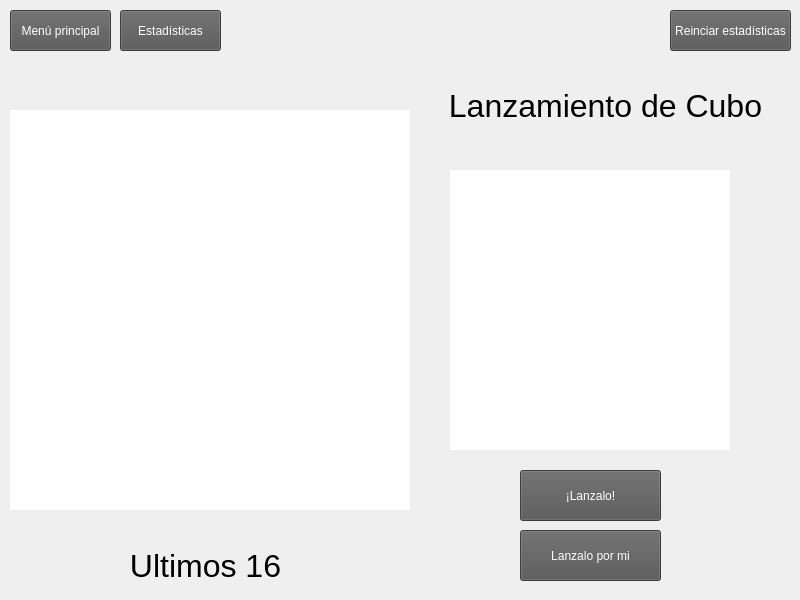
<?xml version="1.0" encoding="UTF-8"?>
<ui version="4.0">
 <class>formcubo</class>
 <widget class="QMainWindow" name="formcubo">
  <property name="geometry">
   <rect>
    <x>0</x>
    <y>0</y>
    <width>800</width>
    <height>600</height>
   </rect>
  </property>
  <property name="windowTitle">
   <string>Dado - Cubo</string>
  </property>
  <property name="windowIcon">
   <iconset>
    <normaloff>Proyecto2n/Recursos/img/logo.png</normaloff>Proyecto2n/Recursos/img/logo.png</iconset>
  </property>
  <property name="styleSheet">
   <string notr="true">background-image: url(Proyecto2n/Recursos/img/fondoelemento.png);
background-repeat: no-repeat;</string>
  </property>
  <widget class="QWidget" name="centralwidget">
   <widget class="QGraphicsView" name="graphicsView">
    <property name="geometry">
     <rect>
      <x>10</x>
      <y>110</y>
      <width>400</width>
      <height>400</height>
     </rect>
    </property>
    <property name="styleSheet">
     <string notr="true">background-image: url(Proyecto2n/Recursos/img/tapete.png);
background-repeat: no-repeat;
border-style: none;
background-size: 80px 60px;</string>
    </property>
   </widget>
   <widget class="QLabel" name="label">
    <property name="geometry">
     <rect>
      <x>390</x>
      <y>60</y>
      <width>431</width>
      <height>91</height>
     </rect>
    </property>
    <property name="font">
     <font>
      <pointsize>24</pointsize>
     </font>
    </property>
    <property name="layoutDirection">
     <enum>Qt::LeftToRight</enum>
    </property>
    <property name="text">
     <string>Lanzamiento de Cubo</string>
    </property>
    <property name="alignment">
     <set>Qt::AlignCenter</set>
    </property>
   </widget>
   <widget class="QGraphicsView" name="pbdado">
    <property name="geometry">
     <rect>
      <x>450</x>
      <y>170</y>
      <width>280</width>
      <height>280</height>
     </rect>
    </property>
    <property name="styleSheet">
     <string notr="true">background-image: url(Proyecto2n/Recursos/img/cubo/plantilla.png);
background-repeat: no-repeat;
 border-style: none;</string>
    </property>
   </widget>
   <widget class="QPushButton" name="btnlanza">
    <property name="geometry">
     <rect>
      <x>520</x>
      <y>470</y>
      <width>141</width>
      <height>51</height>
     </rect>
    </property>
    <property name="cursor">
     <cursorShape>PointingHandCursor</cursorShape>
    </property>
    <property name="styleSheet">
     <string notr="true">background-image: url();
background-color: #555555;
color: #FFFFFF;</string>
    </property>
    <property name="text">
     <string>¡Lanzalo!</string>
    </property>
   </widget>
   <widget class="QPushButton" name="btnhome">
    <property name="geometry">
     <rect>
      <x>10</x>
      <y>10</y>
      <width>101</width>
      <height>41</height>
     </rect>
    </property>
    <property name="cursor">
     <cursorShape>PointingHandCursor</cursorShape>
    </property>
    <property name="styleSheet">
     <string notr="true">background-image: url();
background-color: #555555;
color: #FFFFFF;</string>
    </property>
    <property name="text">
     <string>Menú principal</string>
    </property>
   </widget>
   <widget class="QPushButton" name="btnautomatico">
    <property name="geometry">
     <rect>
      <x>520</x>
      <y>530</y>
      <width>141</width>
      <height>51</height>
     </rect>
    </property>
    <property name="cursor">
     <cursorShape>PointingHandCursor</cursorShape>
    </property>
    <property name="styleSheet">
     <string notr="true">background-image: url();
background-color: #555555;
color: #FFFFFF;</string>
    </property>
    <property name="text">
     <string>Lanzalo por mi</string>
    </property>
   </widget>
   <widget class="QGraphicsView" name="pb1">
    <property name="geometry">
     <rect>
      <x>50</x>
      <y>160</y>
      <width>71</width>
      <height>71</height>
     </rect>
    </property>
    <property name="styleSheet">
     <string notr="true">background-image: url(Proyecto2n/Recursos/img/moneda/iniciop.png);
 border-style: none;
background-repeat: no-repeat;</string>
    </property>
   </widget>
   <widget class="QGraphicsView" name="pb12">
    <property name="geometry">
     <rect>
      <x>290</x>
      <y>320</y>
      <width>71</width>
      <height>71</height>
     </rect>
    </property>
    <property name="styleSheet">
     <string notr="true">background-image: url(Proyecto2n/Recursos/img/moneda/iniciop.png);
 border-style: none;
background-repeat: no-repeat;</string>
    </property>
   </widget>
   <widget class="QGraphicsView" name="pb13">
    <property name="geometry">
     <rect>
      <x>50</x>
      <y>400</y>
      <width>71</width>
      <height>71</height>
     </rect>
    </property>
    <property name="styleSheet">
     <string notr="true">background-image: url(Proyecto2n/Recursos/img/moneda/iniciop.png);
 border-style: none;
background-repeat: no-repeat;</string>
    </property>
   </widget>
   <widget class="QGraphicsView" name="pb11">
    <property name="geometry">
     <rect>
      <x>210</x>
      <y>320</y>
      <width>71</width>
      <height>71</height>
     </rect>
    </property>
    <property name="styleSheet">
     <string notr="true">background-image: url(Proyecto2n/Recursos/img/moneda/iniciop.png);
 border-style: none;
background-repeat: no-repeat;</string>
    </property>
   </widget>
   <widget class="QGraphicsView" name="pb14">
    <property name="geometry">
     <rect>
      <x>130</x>
      <y>400</y>
      <width>71</width>
      <height>71</height>
     </rect>
    </property>
    <property name="styleSheet">
     <string notr="true">background-image: url(Proyecto2n/Recursos/img/moneda/iniciop.png);
 border-style: none;
background-repeat: no-repeat;</string>
    </property>
   </widget>
   <widget class="QGraphicsView" name="pb5">
    <property name="geometry">
     <rect>
      <x>50</x>
      <y>240</y>
      <width>71</width>
      <height>71</height>
     </rect>
    </property>
    <property name="styleSheet">
     <string notr="true">background-image: url(Proyecto2n/Recursos/img/moneda/iniciop.png);
 border-style: none;
background-repeat: no-repeat;</string>
    </property>
   </widget>
   <widget class="QGraphicsView" name="pb7">
    <property name="geometry">
     <rect>
      <x>210</x>
      <y>240</y>
      <width>71</width>
      <height>71</height>
     </rect>
    </property>
    <property name="styleSheet">
     <string notr="true">background-image: url(Proyecto2n/Recursos/img/moneda/iniciop.png);
 border-style: none;
background-repeat: no-repeat;</string>
    </property>
   </widget>
   <widget class="QGraphicsView" name="pb9">
    <property name="geometry">
     <rect>
      <x>50</x>
      <y>320</y>
      <width>71</width>
      <height>71</height>
     </rect>
    </property>
    <property name="styleSheet">
     <string notr="true">background-image: url(Proyecto2n/Recursos/img/moneda/iniciop.png);
 border-style: none;
background-repeat: no-repeat;</string>
    </property>
   </widget>
   <widget class="QGraphicsView" name="pb3">
    <property name="geometry">
     <rect>
      <x>210</x>
      <y>160</y>
      <width>71</width>
      <height>71</height>
     </rect>
    </property>
    <property name="styleSheet">
     <string notr="true">background-image: url(Proyecto2n/Recursos/img/moneda/iniciop.png);
 border-style: none;
background-repeat: no-repeat;</string>
    </property>
   </widget>
   <widget class="QGraphicsView" name="pb8">
    <property name="geometry">
     <rect>
      <x>290</x>
      <y>240</y>
      <width>71</width>
      <height>71</height>
     </rect>
    </property>
    <property name="styleSheet">
     <string notr="true">background-image: url(Proyecto2n/Recursos/img/moneda/iniciop.png);
 border-style: none;
background-repeat: no-repeat;</string>
    </property>
   </widget>
   <widget class="QGraphicsView" name="pb15">
    <property name="geometry">
     <rect>
      <x>210</x>
      <y>400</y>
      <width>71</width>
      <height>71</height>
     </rect>
    </property>
    <property name="styleSheet">
     <string notr="true">background-image: url(Proyecto2n/Recursos/img/moneda/iniciop.png);
 border-style: none;
background-repeat: no-repeat;</string>
    </property>
   </widget>
   <widget class="QGraphicsView" name="pb10">
    <property name="geometry">
     <rect>
      <x>130</x>
      <y>320</y>
      <width>71</width>
      <height>71</height>
     </rect>
    </property>
    <property name="styleSheet">
     <string notr="true">background-image: url(Proyecto2n/Recursos/img/moneda/iniciop.png);
 border-style: none;
background-repeat: no-repeat;</string>
    </property>
   </widget>
   <widget class="QGraphicsView" name="pb6">
    <property name="geometry">
     <rect>
      <x>130</x>
      <y>240</y>
      <width>71</width>
      <height>71</height>
     </rect>
    </property>
    <property name="styleSheet">
     <string notr="true">background-image: url(Proyecto2n/Recursos/img/moneda/iniciop.png);
 border-style: none;
background-repeat: no-repeat;</string>
    </property>
   </widget>
   <widget class="QGraphicsView" name="pb16">
    <property name="geometry">
     <rect>
      <x>290</x>
      <y>400</y>
      <width>71</width>
      <height>71</height>
     </rect>
    </property>
    <property name="styleSheet">
     <string notr="true">background-image: url(Proyecto2n/Recursos/img/moneda/iniciop.png);
 border-style: none;
background-repeat: no-repeat;</string>
    </property>
   </widget>
   <widget class="QGraphicsView" name="pb2">
    <property name="geometry">
     <rect>
      <x>130</x>
      <y>160</y>
      <width>71</width>
      <height>71</height>
     </rect>
    </property>
    <property name="styleSheet">
     <string notr="true">background-image: url(Proyecto2n/Recursos/img/moneda/iniciop.png);
 border-style: none;
background-repeat: no-repeat;
</string>
    </property>
   </widget>
   <widget class="QGraphicsView" name="pb4">
    <property name="geometry">
     <rect>
      <x>290</x>
      <y>160</y>
      <width>71</width>
      <height>71</height>
     </rect>
    </property>
    <property name="styleSheet">
     <string notr="true">background-image: url(Proyecto2n/Recursos/img/moneda/iniciop.png);
 border-style: none;
background-repeat: no-repeat;</string>
    </property>
   </widget>
   <widget class="QLabel" name="label_2">
    <property name="geometry">
     <rect>
      <x>10</x>
      <y>520</y>
      <width>391</width>
      <height>91</height>
     </rect>
    </property>
    <property name="font">
     <font>
      <pointsize>24</pointsize>
     </font>
    </property>
    <property name="layoutDirection">
     <enum>Qt::LeftToRight</enum>
    </property>
    <property name="text">
     <string>Ultimos 16</string>
    </property>
    <property name="alignment">
     <set>Qt::AlignCenter</set>
    </property>
   </widget>
   <widget class="QPushButton" name="btnestadisticas">
    <property name="geometry">
     <rect>
      <x>120</x>
      <y>10</y>
      <width>101</width>
      <height>41</height>
     </rect>
    </property>
    <property name="cursor">
     <cursorShape>PointingHandCursor</cursorShape>
    </property>
    <property name="styleSheet">
     <string notr="true">background-image: url();
background-color: #555555;
color: #FFFFFF;</string>
    </property>
    <property name="text">
     <string>Estadísticas</string>
    </property>
   </widget>
   <widget class="QPushButton" name="btnreiniciarbd">
    <property name="geometry">
     <rect>
      <x>670</x>
      <y>10</y>
      <width>121</width>
      <height>41</height>
     </rect>
    </property>
    <property name="cursor">
     <cursorShape>PointingHandCursor</cursorShape>
    </property>
    <property name="styleSheet">
     <string notr="true">background-image: url();
background-color: #555555;
color: #FFFFFF;</string>
    </property>
    <property name="text">
     <string>Reinciar estadísticas</string>
    </property>
   </widget>
  </widget>
 </widget>
 <resources/>
 <connections/>
</ui>
